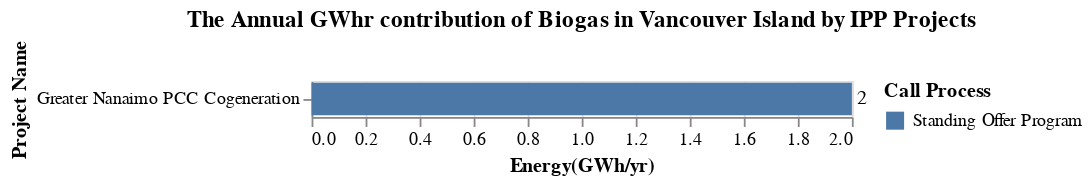

The code cell stored with this chart in its notebook:
### Markdown cell above
The bar chart energy_VI_Loc_chart, shows the energy contribution for each of these Biogas projects and the call process by which it was acquired. 

The bar chart capacity_VI_Loc_chart, shows the capacity contribution for each of these Biogas projects and the call process by which it was acquired.

### Code cell
title = alt.TitleParams('The Annual GWhr contribution of Biogas in Vancouver Island by IPP Projects')

capacity_IPP = alt.Chart(data_VI, title = title).mark_bar().encode(
                    alt.Y('Project_name', title='Project Name',sort='x'),
                    alt.X('sum(Energy(GWh/yr))', title='Energy(GWh/yr)'),
                    alt.Color('Call_process', title = 'Call Process')).properties( width=300)
energy_VI_Loc_chart = capacity_IPP + capacity_IPP.mark_text(
    color = 'black', align='left', dx = 3).encode(text='sum(Energy(GWh/yr))',color=alt.value('black'))
energy_VI_Loc_chart

### Figure 1 — Vega-Lite specification as saved in the notebook (floating-point values rounded to 4 significant figures)
{"config": {"view": {"continuousWidth": 300, "continuousHeight": 300}}, "layer": [{"mark": {"type": "bar"}, "encoding": {"color": {"field": "Call_process", "title": "Call Process", "type": "nominal"}, "x": {"aggregate": "sum", "field": "Energy(GWh/yr)", "title": "Energy(GWh/yr)", "type": "quantitative"}, "y": {"field": "Project_name", "sort": "x", "title": "Project Name", "type": "nominal"}}, "title": {"text": "The Annual GWhr contribution of Biogas in Vancouver Island by IPP Projects"}}, {"mark": {"type": "text", "align": "left", "color": "black", "dx": 3}, "encoding": {"color": {"value": "black"}, "text": {"aggregate": "sum", "field": "Energy(GWh/yr)", "type": "quantitative"}, "x": {"aggregate": "sum", "field": "Energy(GWh/yr)", "title": "Energy(GWh/yr)", "type": "quantitative"}, "y": {"field": "Project_name", "sort": "x", "title": "Project Name", "type": "nominal"}}, "title": {"text": "The Annual GWhr contribution of Biogas in Vancouver Island by IPP Projects"}}], "data": {"name": "data-6f615b5ffc87925e1f8d49684139a3a6"}, "width": 300, "$schema": "https://vega.github.io/schema/vega-lite/v5.20.1.json", "datasets": {"data-6f615b5ffc87925e1f8d49684139a3a6": [{"Sub_region": "Vancouver Island", "Project_name": "Greater Nanaimo PCC Cogeneration", "IPP_seller": "Regional District of Nanaimo", "Location": "Nanaimo", "Type": "Biogas", "Year": "2010", "Call_process": "Standing Offer Program", "Capacity(MW)": 0.355, "Energy(GWh/yr)": 2.0, "Region": "Vancouver Island"}]}}
